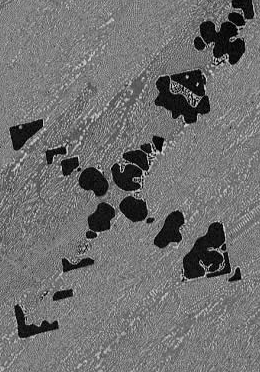
#> input picture doc/Traitement_signal/Slides/listings/improc/SiNb.bmp, 260 x 372 px
$ python image.py
#> lines starting #> are read from the running program, lines starting #| are printed output that depends on the picture; after the words box and inside, x2 and y2 are one past the last pixel; in counts of white or black regions, pixels touching at a corner belong together
# image.py
# Opening image file
from PIL import Image
from matplotlib import pyplot as plt
import numpy as np
from scipy import ndimage
import matplotlib.cm as cm
im = Image.open("SiNb.bmp")
#> im is the input picture: PIL image 260x372 L; min 0, max 246, mean 111.9
z = np.array(im) # image to array
figdir = ''
plt.figure(0)
plt.clf()
grad = plt.imshow(z, cmap = cm.gray)
plt.colorbar(grad)
plt.xticks([])
plt.yticks([])
plt.savefig(figdir+'image_original.png')
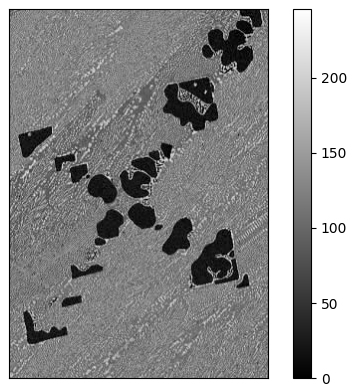
#> figure drawn by matplotlib, 2 panels

# Trace de l'histogramme
n_classes = 64 # Nombre de classes
plt.figure(1)
plt.clf()
plt.hist(z.flatten(), bins=n_classes)
plt.savefig(figdir+'image_hist.png')
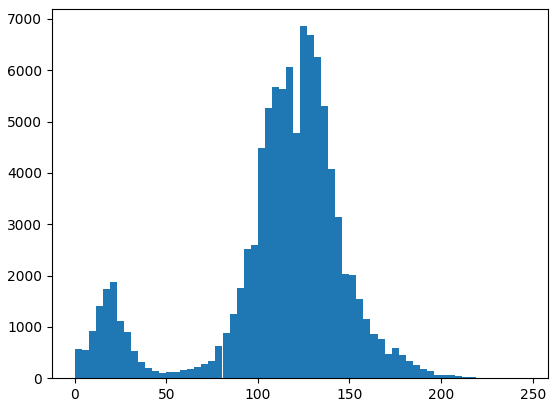
#> figure drawn by matplotlib, 1 panel; tallest bar 6859 high, from x = 123 to 126.8

# Seuillage de l'image
zs = z<50
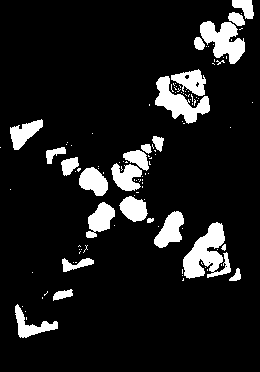
#> zs: shape (372, 260) bool; 10.7% white; 119 white regions (95 under 20 px), largest, box (x1, y1, x2, y2) and area: (183, 222, 231, 279) 1498, (200, 21, 245, 64) 1117, (155, 76, 210, 124) 1094
plt.figure(2)
plt.clf()
grad = plt.imshow(zs,cmap = cm.gray)
plt.colorbar(grad)
plt.xticks([])
plt.yticks([])
plt.savefig(figdir+'image_threshold.png')


# Erosion
n_ero = 10 # Nombre de passes
ze = zs
for i in xrange(n_ero):
  ze = ndimage.binary_erosion(ze)
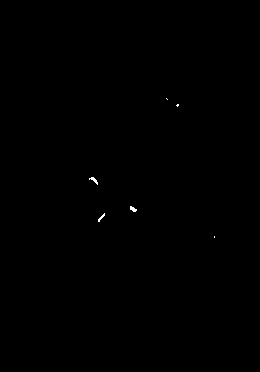
#> ze: shape (372, 260) bool; 0.09% white in thin lines or dots, all inside (x1, y1, x2, y2) = (89, 98, 215, 238)
plt.figure(3)
plt.clf()
grad = plt.imshow(ze,cmap = cm.gray)
plt.colorbar(grad)
plt.xticks([])
plt.yticks([])
plt.savefig(figdir+'image_erosion.png')
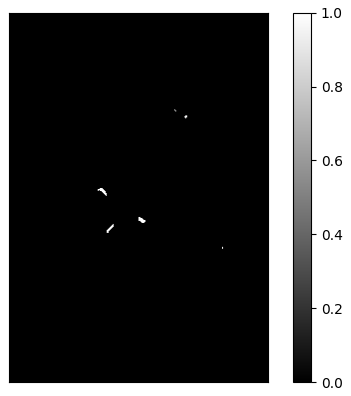
#> figure drawn by matplotlib, 2 panels

# Dilatation
for i in xrange(n_ero):
  ze = ndimage.binary_dilation(ze)
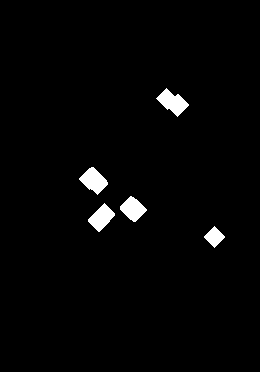
#> ze: shape (372, 260) bool; 2% white; 5 white regions, box (x1, y1, x2, y2) and area: (156, 88, 189, 117) 464, (79, 167, 108, 195) 448, (88, 203, 115, 232) 412, (120, 196, 147, 222) 406, (204, 226, 225, 248) 242
plt.figure(4)
plt.clf()
grad = plt.imshow(ze,cmap = cm.gray)
plt.colorbar(grad)
plt.xticks([])
plt.yticks([])
plt.savefig(figdir+'image_dilation.png')

# Labeling
zl, nombre = ndimage.label(ze)
#> zl: shape (372, 260) int32; 6 distinct labels, from 0 to 5
#> nombre = 5
plt.figure()
plt.clf()
grad = plt.imshow(zl)
plt.colorbar(grad)
plt.xticks([])
plt.yticks([])
plt.savefig(figdir+'image_labels.png')
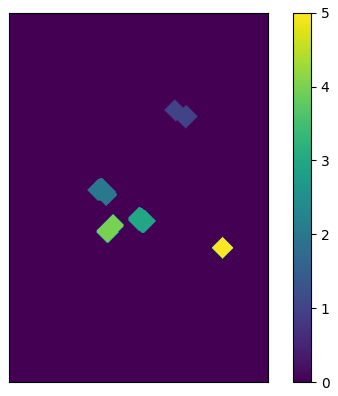
#> figure drawn by matplotlib, 2 panels

# Comptage
surface_dendrite = float(ze.sum())
#> surface_dendrite = 1972
surface_totale = float(np.size(ze))
#> surface_totale = 96720
taille_moyenne = surface_dendrite / nombre
#> taille_moyenne = 394.4
proportion = surface_dendrite / surface_totale
#> proportion = 0.0204

$ run again, with doc/Traitement_signal/Slides/listings/improc/lapin.bmp copied over doc/Traitement_signal/Slides/listings/improc/SiNb.bmp
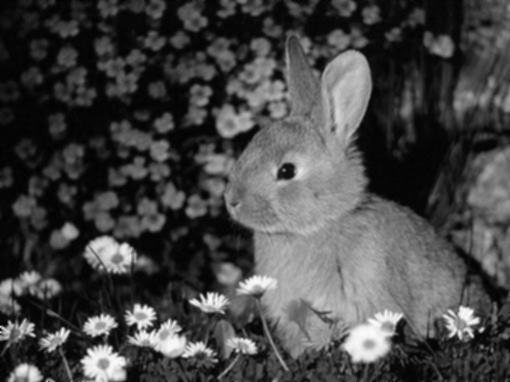
#> input picture doc/Traitement_signal/Slides/listings/improc/lapin.bmp, 510 x 382 px
#> im is the input picture: PIL image 510x382 L; min 1, max 251, mean 70
#> zs: shape (382, 510) bool; 47.8% white; 98 white regions (59 under 20 px), largest, box (x1, y1, x2, y2) and area: (0, 0, 510, 382) 81522, (372, 309, 510, 382) 4888, (444, 217, 509, 314) 1381
#> `zl, nombre = ndimage.label(ze)`:
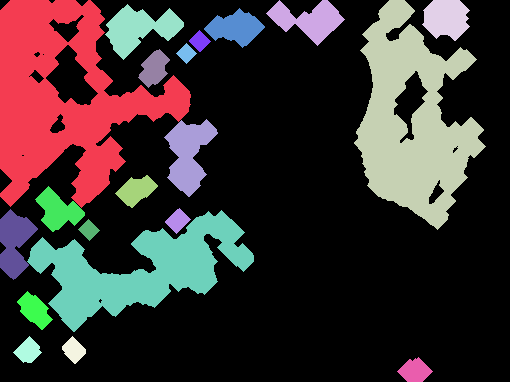
#> zl: shape (382, 510) int32; 21 distinct labels, from 0 to 20; one colour per label, 0 black
#> nombre = 20
#> `plt.savefig(figdir+'image_labels.png')`:
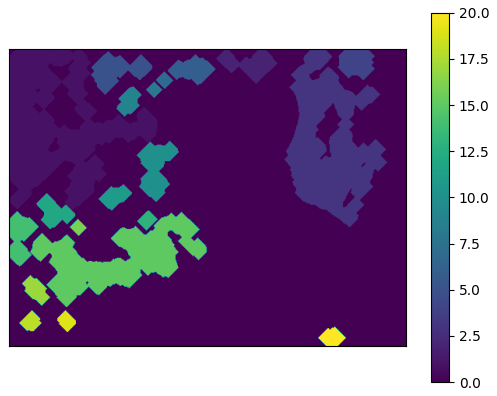
#> figure drawn by matplotlib, 2 panels
#> surface_dendrite = 62651
#> surface_totale = 194820
#> taille_moyenne = 3132.6
#> proportion = 0.322
